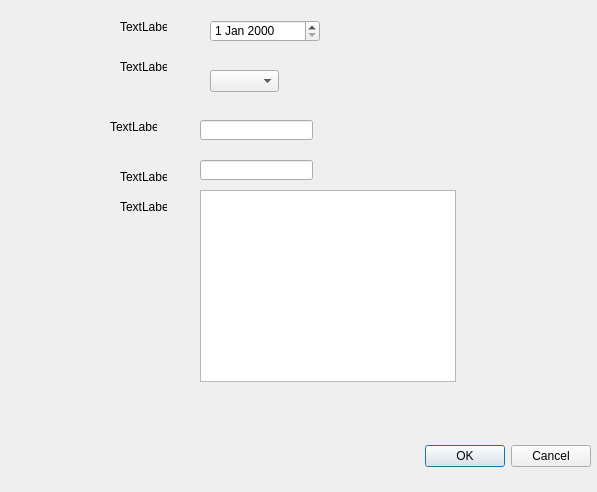
<?xml version="1.0" encoding="UTF-8"?>
<ui version="4.0">
 <class>Dialog</class>
 <widget class="QDialog" name="Dialog">
  <property name="geometry">
   <rect>
    <x>0</x>
    <y>0</y>
    <width>597</width>
    <height>492</height>
   </rect>
  </property>
  <property name="windowTitle">
   <string>Dialog</string>
  </property>
  <widget class="QDialogButtonBox" name="buttonBox">
   <property name="geometry">
    <rect>
     <x>250</x>
     <y>440</y>
     <width>341</width>
     <height>32</height>
    </rect>
   </property>
   <property name="orientation">
    <enum>Qt::Horizontal</enum>
   </property>
   <property name="standardButtons">
    <set>QDialogButtonBox::Cancel|QDialogButtonBox::Ok</set>
   </property>
  </widget>
  <widget class="QComboBox" name="comboBox">
   <property name="geometry">
    <rect>
     <x>210</x>
     <y>70</y>
     <width>69</width>
     <height>22</height>
    </rect>
   </property>
  </widget>
  <widget class="QLineEdit" name="lineEdit">
   <property name="geometry">
    <rect>
     <x>200</x>
     <y>120</y>
     <width>113</width>
     <height>20</height>
    </rect>
   </property>
  </widget>
  <widget class="QLineEdit" name="lineEdit_2">
   <property name="geometry">
    <rect>
     <x>200</x>
     <y>160</y>
     <width>113</width>
     <height>20</height>
    </rect>
   </property>
  </widget>
  <widget class="QLabel" name="label">
   <property name="geometry">
    <rect>
     <x>120</x>
     <y>60</y>
     <width>47</width>
     <height>13</height>
    </rect>
   </property>
   <property name="text">
    <string>TextLabel</string>
   </property>
  </widget>
  <widget class="QLabel" name="label_2">
   <property name="geometry">
    <rect>
     <x>110</x>
     <y>120</y>
     <width>47</width>
     <height>13</height>
    </rect>
   </property>
   <property name="text">
    <string>TextLabel</string>
   </property>
  </widget>
  <widget class="QLabel" name="label_3">
   <property name="geometry">
    <rect>
     <x>120</x>
     <y>170</y>
     <width>47</width>
     <height>13</height>
    </rect>
   </property>
   <property name="text">
    <string>TextLabel</string>
   </property>
  </widget>
  <widget class="QTextBrowser" name="textBrowser">
   <property name="geometry">
    <rect>
     <x>200</x>
     <y>190</y>
     <width>256</width>
     <height>192</height>
    </rect>
   </property>
  </widget>
  <widget class="QLabel" name="label_4">
   <property name="geometry">
    <rect>
     <x>120</x>
     <y>200</y>
     <width>47</width>
     <height>13</height>
    </rect>
   </property>
   <property name="text">
    <string>TextLabel</string>
   </property>
  </widget>
  <widget class="QDateEdit" name="dateEdit">
   <property name="geometry">
    <rect>
     <x>210</x>
     <y>20</y>
     <width>110</width>
     <height>22</height>
    </rect>
   </property>
  </widget>
  <widget class="QLabel" name="label_5">
   <property name="geometry">
    <rect>
     <x>120</x>
     <y>20</y>
     <width>47</width>
     <height>13</height>
    </rect>
   </property>
   <property name="text">
    <string>TextLabel</string>
   </property>
  </widget>
 </widget>
 <resources/>
 <connections>
  <connection>
   <sender>buttonBox</sender>
   <signal>accepted()</signal>
   <receiver>Dialog</receiver>
   <slot>accept()</slot>
   <hints>
    <hint type="sourcelabel">
     <x>248</x>
     <y>254</y>
    </hint>
    <hint type="destinationlabel">
     <x>157</x>
     <y>274</y>
    </hint>
   </hints>
  </connection>
  <connection>
   <sender>buttonBox</sender>
   <signal>rejected()</signal>
   <receiver>Dialog</receiver>
   <slot>reject()</slot>
   <hints>
    <hint type="sourcelabel">
     <x>316</x>
     <y>260</y>
    </hint>
    <hint type="destinationlabel">
     <x>286</x>
     <y>274</y>
    </hint>
   </hints>
  </connection>
 </connections>
</ui>
